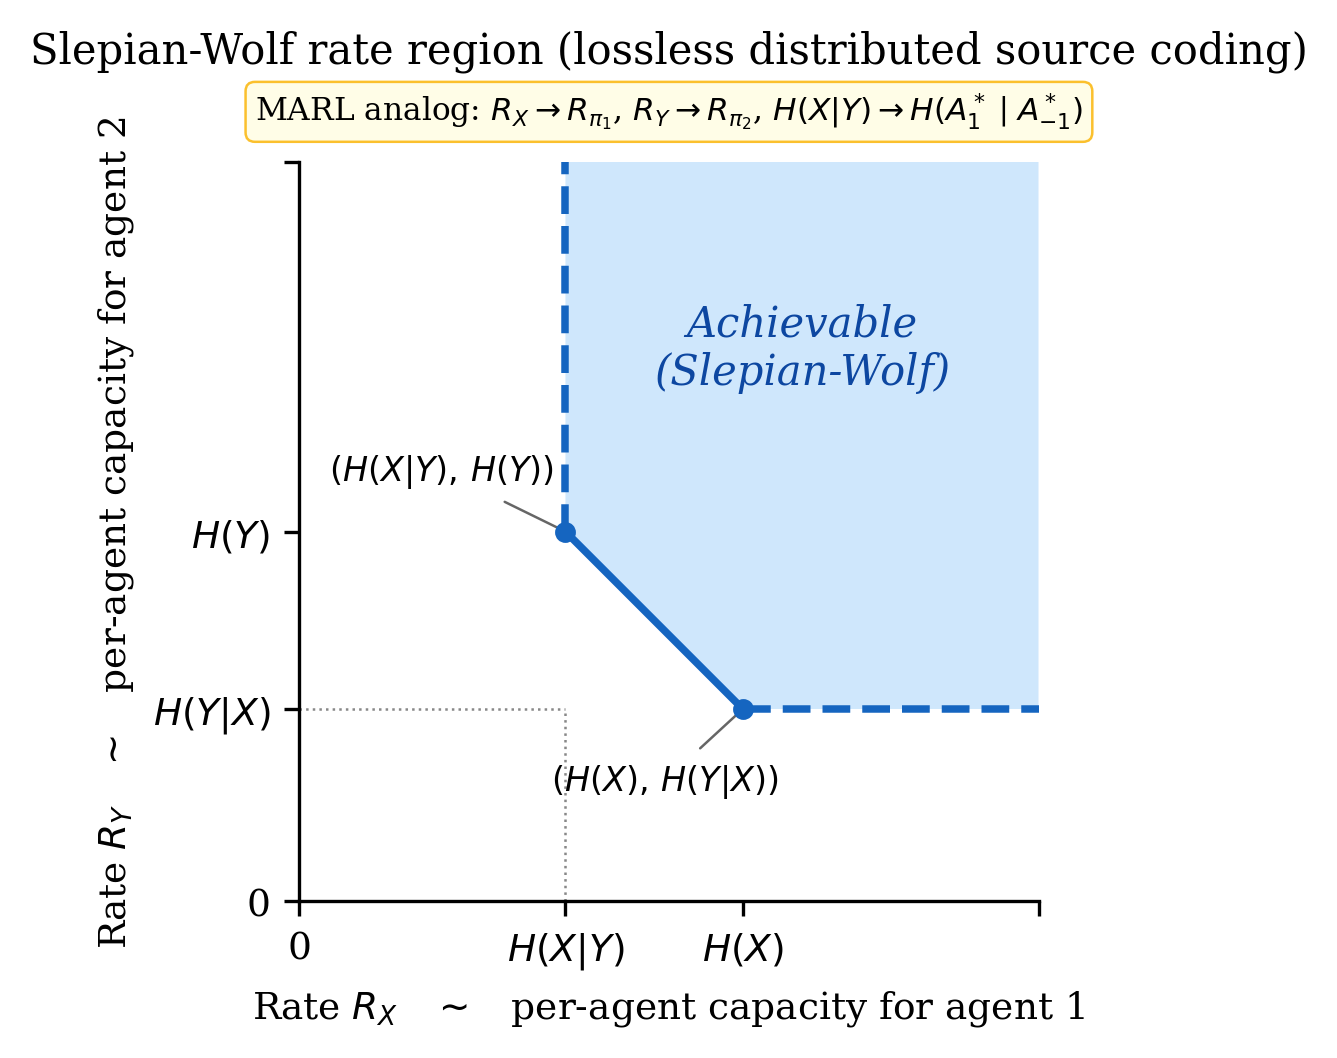

Reproduce this figure in Python.
"""fig1_sw_rate_region.py

Slepian-Wolf rate region with MARL analog labels.
"""

import matplotlib.pyplot as plt
import matplotlib.patches as mpatches
import numpy as np

plt.rcParams.update({
    'font.family': 'serif',
    'font.size': 9,
    'figure.dpi': 300,
    'savefig.bbox': 'tight',
})

# Pick representative values
H_X = 3.0          # H(X)
H_Y = 2.5          # H(Y)
H_X_given_Y = 1.8  # H(X|Y)
H_Y_given_X = 1.3  # H(Y|X)
H_XY = H_X_given_Y + H_Y  # = H_Y_given_X + H_X by chain rule (here 4.3)

fig, ax = plt.subplots(figsize=(4.8, 3.6))

# Plot the achievable region: R_X >= H(X|Y), R_Y >= H(Y|X), R_X + R_Y >= H(X,Y)
# Shade the achievable region with a light blue patch.
R_max = 5.0
xs = np.linspace(0, R_max, 400)

# Boundary curve R_X + R_Y = H(X,Y) for R_X >= H(X|Y)
boundary_x = np.array([H_X_given_Y, H_X_given_Y, H_X,            R_max])
boundary_y = np.array([R_max,        H_Y,         H_Y_given_X,   H_Y_given_X])

# Polygon vertices for shaded region
verts = [
    (H_X_given_Y, R_max),
    (H_X_given_Y, H_Y),
    (H_X,         H_Y_given_X),
    (R_max,       H_Y_given_X),
    (R_max,       R_max),
]
poly = mpatches.Polygon(verts, closed=True, facecolor="#BBDEFB", edgecolor="none", alpha=0.7, zorder=1)
ax.add_patch(poly)

# Sum-rate boundary segment R_X + R_Y = H(X,Y)
ax.plot([H_X_given_Y, H_X], [H_Y, H_Y_given_X], color="#1565C0", linewidth=1.8, zorder=3)
# Vertical lower edge
ax.plot([H_X_given_Y, H_X_given_Y], [H_Y, R_max], color="#1565C0", linewidth=1.8, linestyle="--", zorder=3)
# Horizontal lower edge
ax.plot([H_X, R_max], [H_Y_given_X, H_Y_given_X], color="#1565C0", linewidth=1.8, linestyle="--", zorder=3)

# Tick markings for the key entropies
ax.axvline(H_X_given_Y, ymin=0, ymax=H_Y_given_X / R_max, color="#888", linewidth=0.6, linestyle=":")
ax.axhline(H_Y_given_X, xmin=0, xmax=H_X_given_Y / R_max, color="#888", linewidth=0.6, linestyle=":")

# Annotate corner points
ax.plot(H_X_given_Y, H_Y, "o", color="#1565C0", markersize=4, zorder=4)
ax.plot(H_X, H_Y_given_X, "o", color="#1565C0", markersize=4, zorder=4)

ax.annotate(r"$(H(X|Y),\,H(Y))$", xy=(H_X_given_Y, H_Y),
            xytext=(H_X_given_Y - 1.6, H_Y + 0.35), fontsize=8,
            arrowprops=dict(arrowstyle="-", color="#666", lw=0.6))
ax.annotate(r"$(H(X),\,H(Y|X))$", xy=(H_X, H_Y_given_X),
            xytext=(H_X - 1.3, H_Y_given_X - 0.55), fontsize=8,
            arrowprops=dict(arrowstyle="-", color="#666", lw=0.6))

# Axis ticks
ax.set_xticks([0, H_X_given_Y, H_X, R_max])
ax.set_xticklabels(["0", r"$H(X|Y)$", r"$H(X)$", ""])
ax.set_yticks([0, H_Y_given_X, H_Y, R_max])
ax.set_yticklabels(["0", r"$H(Y|X)$", r"$H(Y)$", ""])

# Region label
ax.text(3.4, 3.5, "Achievable\n(Slepian-Wolf)", fontsize=10, color="#0D47A1",
        ha="center", style="italic", zorder=5)

# Axis labels
ax.set_xlabel(r"Rate $R_X$  $\;\sim\;$  per-agent capacity for agent 1", fontsize=9)
ax.set_ylabel(r"Rate $R_Y$  $\;\sim\;$  per-agent capacity for agent 2", fontsize=9)

# MARL analog box (top of plot)
analog_text = (
    "MARL analog: "
    r"$R_X \to R_{\pi_1}$, $R_Y \to R_{\pi_2}$, "
    r"$H(X|Y) \to H(A_1^* \mid A_{-1}^*)$"
)
ax.text(0.5, 1.04, analog_text, transform=ax.transAxes, fontsize=7.5,
        ha="center", va="bottom",
        bbox=dict(boxstyle="round,pad=0.3", facecolor="#FFFDE7",
                  edgecolor="#FBC02D", linewidth=0.6))

ax.set_xlim(0, R_max)
ax.set_ylim(0, R_max)
ax.set_aspect('equal')
ax.set_title("Slepian-Wolf rate region (lossless distributed source coding)",
             fontsize=10, pad=24)

for spine in ["top", "right"]:
    ax.spines[spine].set_visible(False)

fig.tight_layout()
fig.savefig("fig1_sw_rate_region.pdf")
fig.savefig("fig1_sw_rate_region.png")
print("Saved fig1_sw_rate_region.{pdf,png}")
